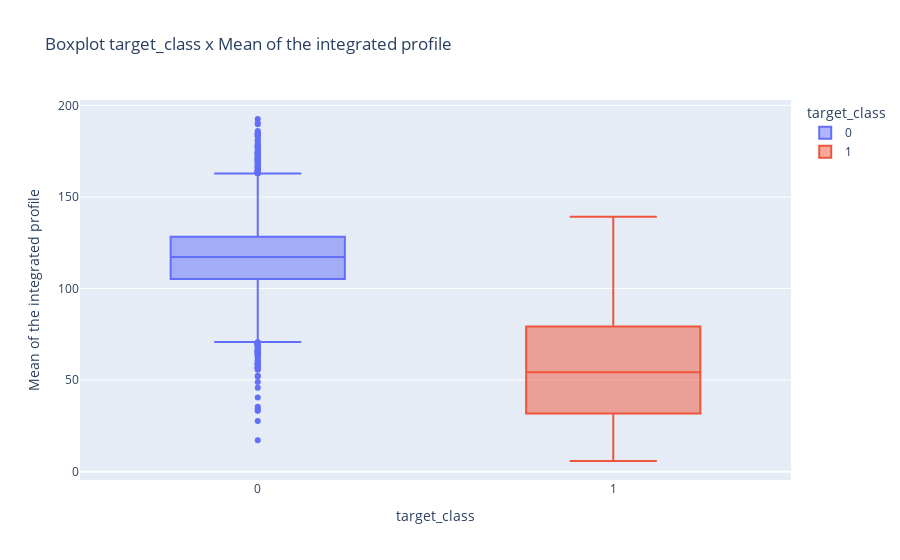

Write notebook code for a chart like this one.
### Code cell
# Boxplot target_class x Mean of the integrated profile
px.box(df_pulsar, x='target_class', y='Mean of the integrated profile', color='target_class', title='Boxplot target_class x Mean of the integrated profile')

### Figure 1 — Plotly figure (JSON) as saved in the notebook; plotly's stock layout.template omitted (floating-point values rounded to 4 significant figures; data arrays with more than 128 entries replaced by an {"elided": "..."} marker saying what was removed)
{"data": [{"alignmentgroup": "True", "hovertemplate": "target_class=%{x}<br>Mean of the integrated profile=%{y}<extra></extra>", "legendgroup": "0", "marker": {"color": "#636efa"}, "name": "0", "notched": false, "offsetgroup": "0", "orientation": "v", "showlegend": true, "type": "box", "x": {"elided": "16259 int values"}, "x0": " ", "xaxis": "x", "y": {"elided": "16259 float values"}, "y0": " ", "yaxis": "y"}, {"alignmentgroup": "True", "hovertemplate": "target_class=%{x}<br>Mean of the integrated profile=%{y}<extra></extra>", "legendgroup": "1", "marker": {"color": "#EF553B"}, "name": "1", "notched": false, "offsetgroup": "1", "orientation": "v", "showlegend": true, "type": "box", "x": {"elided": "1639 int values"}, "x0": " ", "xaxis": "x", "y": {"elided": "1639 float values"}, "y0": " ", "yaxis": "y"}], "layout": {"boxmode": "overlay", "legend": {"title": {"text": "target_class"}, "tracegroupgap": 0}, "title": {"text": "Boxplot target_class x Mean of the integrated profile"}, "xaxis": {"anchor": "y", "categoryarray": [0, 1], "categoryorder": "array", "domain": [0, 1], "title": {"text": "target_class"}}, "yaxis": {"anchor": "x", "domain": [0, 1], "title": {"text": "Mean of the integrated profile"}}}}
